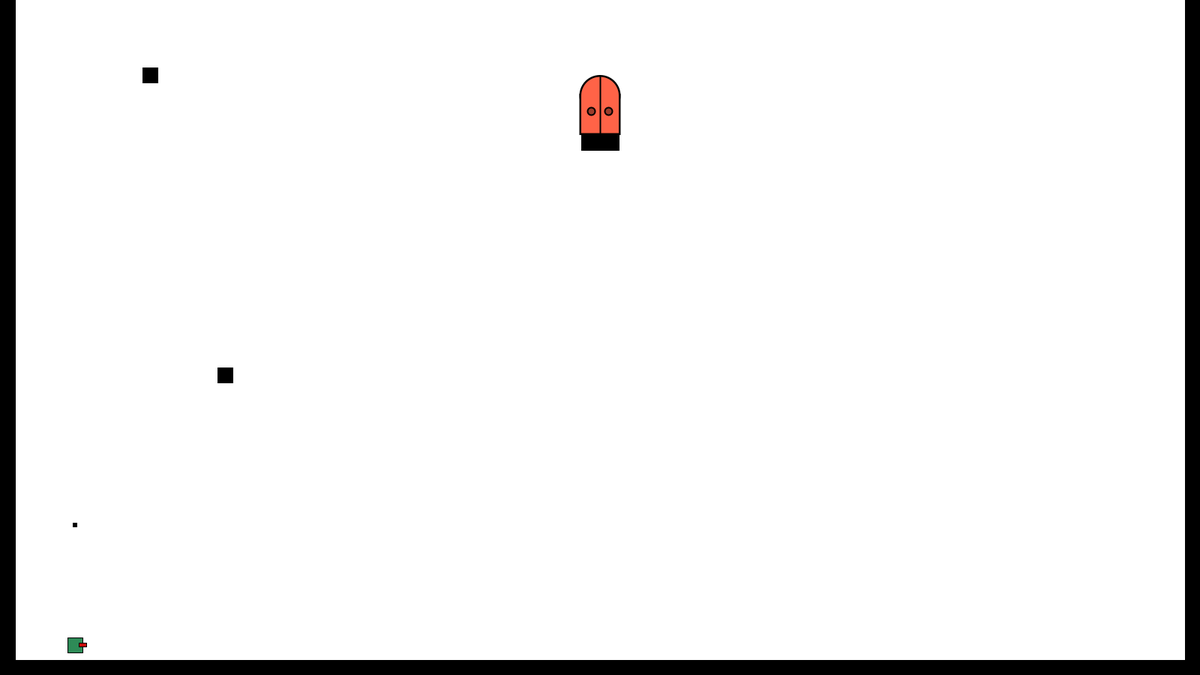
Frame 1 (no input)
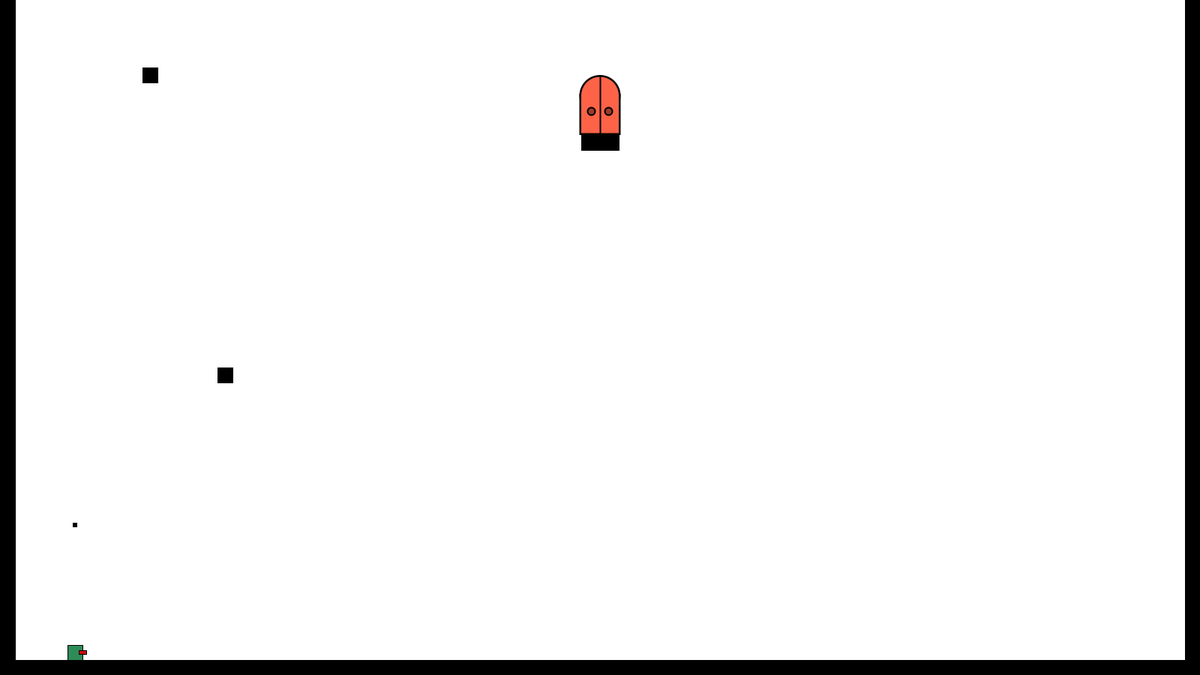
Frame 60 (the mouse pressed at the canvas centre just before this capture)
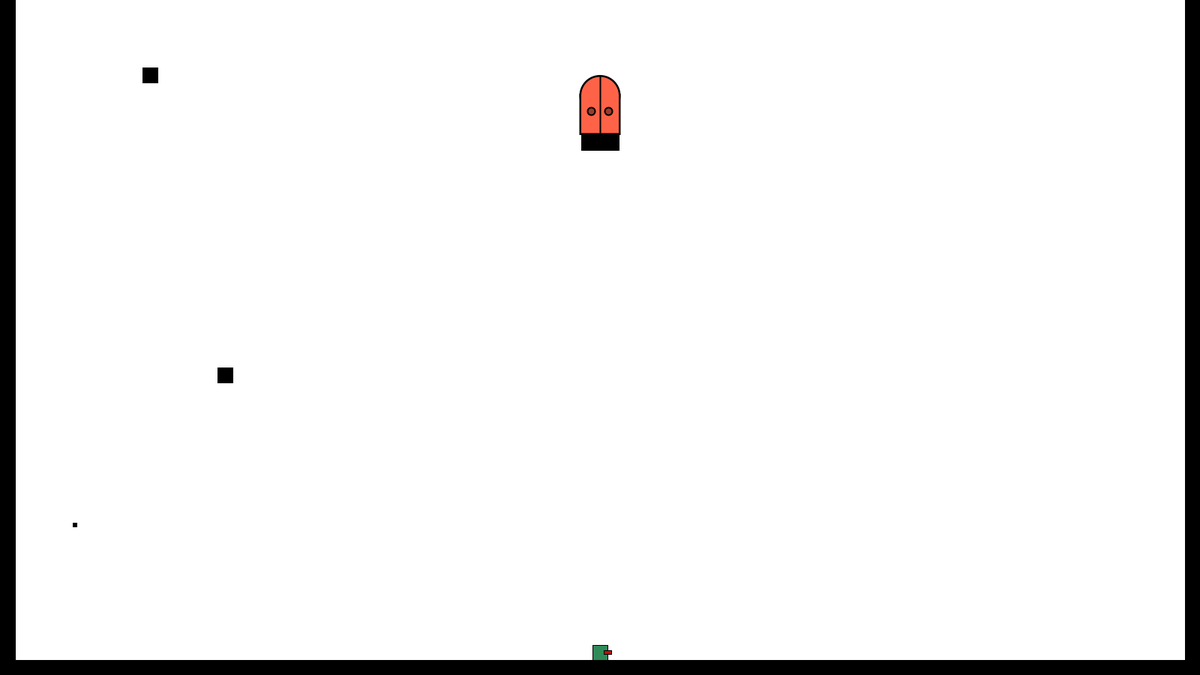
Frame 120 (the mouse held since frame 60 and released just before this capture)

The Processing sketch that drew these frames (run headless with seeded random() and noise(); from frame 60 on, the mouse is pressed at the canvas centre):

// Processing sketch: ActionGame
// ── ActionGame.pde
float centiWidth, centiHeight;

float playerPosX;
float playerPosY;
float playerScaleX = 20;
float playerScaleY = 20;
float playerScaleY_default = 20;
float playerScaleY_down = 10;

float speed = 5.0;

boolean cannotMove = false;

float jumpPower;
boolean isJumping = true;
boolean isSecondJumping = false;
float gravity = 9.8;

float defaultAttackSpeed = 50.0;
float attackSpeed;
int attackCount;
int attackCountSpan = 10;

boolean leftMove = false;
boolean rightMove = false;
boolean upMove = false;
boolean downMove = false;
boolean jumpMove = false;
boolean attackMove = false;
boolean secondJumpMove = false;

boolean isRighting = true;

Scene scene01;
Scene scene02;
Scene scene03;

MoveNeedle mn01;
MoveNeedle mn02;

Scene nowScene;

float spawnPosX, spawnPosY;
Scene spawnScene;

boolean debugMode = false;

final float TARGET_FPS = 60.0f;
final float FRAME_TIME = 1000.0f / TARGET_FPS;
int lastUpdateTime = 0;
float elapsedTime = 0.0f;

void setup() {
  //size(1728, 972);
  size(1600, 900);
  centiWidth = width / 100.0;
  centiHeight = height / 100.0;

  background(255);

  rectMode(CENTER);
  ellipseMode(CENTER);
  textAlign(CENTER, CENTER);

  playerPosX = 50;
  playerPosY = centiHeight * 80;

  scene01 = new Scene("Stage01");
  scene02 = new Scene("Stage02");
  scene03 = new Scene("Stage03");

  scene01.addBlock(new Block(width/2, height-10, width, 20));
  scene01.addBlock(new Block(10, height/2, 20, height));
  scene01.addBlock(new Block(width - 10, height/2, 20, height));

  //scene01.addBlock(new Block(340, 855, 50, 50));

  //scene01.addBlock(new Block(1320, 855, 50, 50));

  for (int i = 0; i < 3; i++) {
    scene01.addBlock(new Block(340 + i * 150, 855 - i * 50, 150, 50));
  }
  for (int i = 0; i < 3; i++) {
    scene01.addBlock(new Block(740 + i * 50, 655 - i * 150, 50, 150));
  }

  scene01.addBlock(new Block(915, 305, 100, 50));

  for (int i = 0; i < 5; i++) {
    scene01.addBlock(new Block(990 + i * 100, 275 + i * 100, 50, 50));
  }

  for (int i = 0; i < 33; i++) {
    scene01.addNeedle(new Needle(430 + i * 30, 860, 20, 20));
  }
  scene01.addDoor(new Door(1500, 840, 50, 50, scene02));

  scene01.addSave(new Save(920, 265, 30, 30));
  scene01.addBlock(new Block(950, 265, 30, 30));

  scene01.addBlock(new Block(100, 800, 20, 20));
  scene01.addBlock(new Block(120, 800, 20, 20));
  scene01.addBlock(new Block(140, 800, 20, 20));
  scene01.addBlock(new Block(100, 780, 20, 20));
  scene01.addBlock(new Block(140, 780, 20, 20));

  mn01 = new MoveNeedle(890, 405, 20, 20, 90, 400, 60);
  mn01.setTrap(740, 405, 50, 50, scene01);
  scene01.addMoveNeedle(mn01);

  mn01 = new MoveNeedle(1420, 860, 20, 20, 1420, 630, 20);
  mn01.setTrap(1342, 525, 50, 50, scene01);
  scene01.addMoveNeedle(mn01);

  scene02.addBlock(new Block(width/2, height-10, width, 20));
  scene02.addBlock(new Block(10, height/2, 20, height));
  scene02.addBlock(new Block(width - 10, height/2, 20, height));

  //scene02.addBlock(new Block(500, 135, 100, 20));

  scene02.addDoor(new Door(1500, 840, 50, 50, scene01));

  scene02.addBlock(new Block(1100, 500, 20, 800));

  scene02.addBlock(new Block(1160, 710, 100, 20));
  scene02.addBlock(new Block(1260, 560, 100, 20));
  scene02.addBlock(new Block(1160, 410, 100, 20));
  scene02.addBlock(new Block(1260, 260, 100, 20));
  scene02.addBlock(new Block(1160, 140, 100, 20));

  scene02.addSave(new Save(1125, 115, 30, 30));
  scene02.addSave(new Save(225, 765, 30, 30));

  scene02.addBlock(new Block(1060, -11, 300, 20));

  scene02.addBlock(new Block(900, 400, 20, 800));

  scene02.addBlock(new Block(540, 790, 700, 20));

  scene02.addBlock(new Block(200, 430, 20, 700));

  scene02.addBlock(new Block(40, 700, 40, 40));
  scene02.addBlock(new Block(105, 550, 40, 40));
  scene02.addBlock(new Block(170, 400, 40, 40));
  scene02.addBlock(new Block(40, 250, 40, 40));
  scene02.addBlock(new Block(170, 100, 40, 40));

  scene02.addNeedle(new Needle(40, 735, 20, 20));
  scene02.addNeedle(new Needle(105, 585, 20, 20));
  scene02.addNeedle(new Needle(170, 435, 20, 20));
  scene02.addNeedle(new Needle(40, 285, 20, 20));
  scene02.addNeedle(new Needle(170, 135, 20, 20));

  scene02.addBlock(new Block(790, 90, 200, 20));

  scene02.addBlock(new Block(700, 400, 20, 600));

  scene02.addBlock(new Block(800, 690, 50, 20));
  scene02.addBlock(new Block(800, 590, 50, 20));
  scene02.addBlock(new Block(800, 490, 50, 20));
  scene02.addBlock(new Block(800, 390, 50, 20));
  scene02.addBlock(new Block(800, 290, 50, 20));
  scene02.addBlock(new Block(800, 190, 50, 20));

  scene02.addDoor(new Door(800, 140, 50, 50, scene03));

  for (int i = 0; i < 24; i++) {
    mn02 = new MoveNeedle(220 + i * 20, 90, 20, 20, 220 + i * 20, 1000, 60);
    mn02.setButton(865, 55, 50, 50, scene02);
    scene02.addMoveNeedle(mn02);
  }

  for (int i = 0; i < 24; i++) {
    mn02 = new MoveNeedle(220 + i * 20, 910, 20, 20, 220 + i * 20, 10, 60);
    mn02.setTrap(450, 125, 480, 50, scene02);
    scene02.addMoveNeedle(mn02);
  }

  for (int i = -1; i < 3; i++) {
    mn02 = new MoveNeedle(900, 650 - i * 20, 20, 20, 800, 650 - i * 20, 20);
    mn02.setTrap(742.5, 690, 65, 20, scene02);
    scene02.addMoveNeedle(mn02);
  }
  for (int i = -1; i < 3; i++) {
    mn02 = new MoveNeedle(700, 550 - i * 20, 20, 20, 800, 550 - i * 20, 20);
    mn02.setTrap(858, 590, 65, 20, scene02);
    scene02.addMoveNeedle(mn02);
  }
  for (int i = -1; i < 3; i++) {
    mn02 = new MoveNeedle(900, 450 - i * 20, 20, 20, 800, 450 - i * 20, 20);
    mn02.setTrap(742.5, 490, 65, 20, scene02);
    scene02.addMoveNeedle(mn02);
  }
  for (int i = -1; i < 3; i++) {
    mn02 = new MoveNeedle(700, 350 - i * 20, 20, 20, 800, 350 - i * 20, 20);
    mn02.setTrap(858, 390, 65, 20, scene02);
    scene02.addMoveNeedle(mn02);
  }
  for (int i = -1; i < 3; i++) {
    mn02 = new MoveNeedle(900, 250 - i * 20, 20, 20, 800, 250 - i * 20, 20);
    mn02.setTrap(742.5, 290, 65, 20, scene02);
    scene02.addMoveNeedle(mn02);
  }
  for (int i = -1; i < 3; i++) {
    mn02 = new MoveNeedle(700, 150 - i * 20, 20, 20, 800, 150 - i * 20, 20);
    mn02.setTrap(742.5, 190, 65, 20, scene02);
    scene02.addMoveNeedle(mn02);
  }

  for (int i = 0; i < 12; i++) {
    mn02 = new MoveNeedle(1080, 790 - i * 59, 20, 20, 920, 790 - i * 59, 15);
    mn02.setTrap(1000, 790 - i * 59, 180, 20, scene02);
    scene02.addMoveNeedle(mn02);
  }
  for (int i = 0; i < 12; i++) {
    mn02 = new MoveNeedle(920, 790 - i * 59, 20, 20, 1080, 790 - i * 59, 15);
    mn02.setTrap(1000, 790 - i * 59, 180, 20, scene02);
    scene02.addMoveNeedle(mn02);
  }

  for (int i = 0; i < 8; i++) {
    mn02 = new MoveNeedle(30 + i * 22, 890, 20, 20, 30 + i * 21, 135, 240);
    mn02.setTrap(105, 660, 170, 40, scene02);
    scene02.addMoveNeedle(mn02);
  }

  for (int i = 0; i < 15; i++) {
    if (i < 13) {
      mn02 = new MoveNeedle(900 - i * 50, 810, 20, 20, 900 - i * 50, 1000, 60);
    } else {
      mn02 = new MoveNeedle(900 - i * 50, 810, 20, 20, 900 - i * 50, 1000, 20);
    }
    mn02.setTrap(900 - i * 50, 840, 30, 60, scene02);
    scene02.addMoveNeedle(mn02);
  }

  //scene02.addBoss(new Boss(600, 750, 100, 200));

  //scene02.addNeedle(new Needle(255, 860, 20, 20));

  scene03.addBlock(new Block(width/2, height-10, width, 20));
  scene03.addBlock(new Block(10, height/2, 20, height));
  scene03.addBlock(new Block(width - 10, height/2, 20, height));

  scene03.addBlock(new Block(100, 700, 5, 5));
  scene03.addBlock(new Block(200, 100, 20, 20));
  scene03.addBlock(new Block(300, 500, 20, 20));

  scene03.addBlock(new Block(800, 190, 50, 20));
  scene03.addDoor(new Door(800, 140, 50, 50, scene02));


  playerPosX = 100;
  playerPosY = 860;
  nowScene = scene03;

  spawnPosX = playerPosX;
  spawnPosY = playerPosY;
  spawnScene = nowScene;


  for (int i = 0; i < 360; i++) {
    println(i  + " : " + sin(i/180.0 * PI));
  }
}

void draw() {
  background(255);

  int curTime = millis();
  elapsedTime += curTime - lastUpdateTime;
  lastUpdateTime = curTime;

  nowScene.update();

  PlayerMove();
  PlayerDisplay();

  displayDebug();
}

void PlayerMove() {
  if (cannotMove == false) {
    if (jumpMove == true)
    {
      if (isJumping == false) {
        jumpPower = 12.0;
        isJumping = true;
      }
    }

    jumpPower -= gravity * 0.05;

    if (jumpMove == false && jumpPower > 0) {
      jumpPower *= 0.45;
    }

    playerPosY += -jumpPower;

    for (Block b : nowScene.blocks) {
      if (abs(playerPosX - b.posX) < playerScaleX/2 + b.scaleX/2
        && abs(playerPosY - b.posY) < playerScaleY/2 + b.scaleY/2) {
        if (jumpPower >= 0) {
          // 頭がぶつかったとき
          playerPosY = b.posY + b.scaleY/2 + playerScaleY/2;
          jumpPower = 0;
        } else {
          // 地面に着地した時
          playerPosY = b.posY - b.scaleY/2 - playerScaleY/2;
          jumpPower = 0;
          isJumping = false;
          isSecondJumping = false;
          secondJumpMove = false;
        }
      }
    }

    // 二段ジャンプ
    if (isJumping == true && jumpPower <= 0) {
      secondJumpMove = true;
    }
    if (jumpMove == true && isJumping == true 
      && secondJumpMove == true && isSecondJumping == false) {
      jumpPower = 10.0;
      isSecondJumping = true;
    }

    if (jumpPower < 0) {
      isJumping = true;
    }

    if (rightMove == true && leftMove == false) {
      playerPosX += speed;
      for (Block b : nowScene.blocks) {
        if (abs(playerPosX - b.posX) < playerScaleX/2 + b.scaleX/2
          && abs(playerPosY - b.posY) < playerScaleY/2 + b.scaleY/2) {
          playerPosX = b.posX - b.scaleX/2 - playerScaleX/2;
        }
      }
      isRighting = true;
    }
    if (leftMove == true && rightMove == false) {
      playerPosX -= speed;
      for (Block b : nowScene.blocks) {
        if (abs(playerPosX - b.posX) < playerScaleX/2 + b.scaleX/2
          && abs(playerPosY - b.posY) < playerScaleY/2 + b.scaleY/2) {
          playerPosX = b.posX + b.scaleX/2 + playerScaleX/2;
        }
      }
      isRighting = false;
    }

    // しゃがみ処理
    if (downMove == true) {
      speed = 1.0;
      attackSpeed = defaultAttackSpeed;
      if (playerScaleY != playerScaleY_down) {
        playerPosY += playerScaleY_down/2.0;
      }
      playerScaleY = playerScaleY_down;
    } else {
      speed = 5.0;
      attackSpeed = defaultAttackSpeed/2.0;
      if (playerScaleY != playerScaleY_default) {
        playerPosY -= playerScaleY_down/2.0;
      }
      playerScaleY = playerScaleY_default;
    }
  }

  // 攻撃処理
  attackCount--;

  if (cannotMove == false) {
    if (attackMove == true && attackCount <= 0) {
      if (isRighting) {
        nowScene.addShot(new Shot(playerPosX, playerPosY, 10, playerScaleY/2.0, attackSpeed, 1));
      } else {
        nowScene.addShot(new Shot(playerPosX, playerPosY, 10, playerScaleY/2.0, attackSpeed, -1));
      }

      attackCount = attackCountSpan;
    }
  }
}

void PlayerDisplay() {
  stroke(0);
  strokeWeight(1);
  fill(46, 139, 87);
  rect(playerPosX, playerPosY, playerScaleX, playerScaleY);

  if (isRighting == true) {
    fill(200, 10, 10);
    rect(playerPosX + playerScaleX/2.0, playerPosY, playerScaleX/2.0, playerScaleY/4.0);
  } else {
    fill(200, 10, 10);
    rect(playerPosX - playerScaleX/2.0, playerPosY, playerScaleX/2.0, playerScaleY/4.0);
  }
}

void flagReset() {
  playerPosX = spawnPosX;
  playerPosY = spawnPosY;
  nowScene = spawnScene;

  jumpPower = 0;
  isSecondJumping = false;

  Scene[] scenes = new Scene[]{scene01, scene02, scene03};

  for (Scene s : scenes) {
    for (MoveNeedle mn : s.moveNeedles) {
      mn.lerpCount = 0;
      mn.move();
    }
    for (ButtonBlock bb : s.buttonBlocks) {
      bb.action = false;
    }
  }
}

void displayDebug() {
  if (debugMode == true) {
    fill(0);
    textSize(30);
    textAlign(LEFT, TOP);
    text("FPS : " + round(frameRate), 70 * centiWidth, 5 * centiHeight);
    text("P   : {" + round(playerPosX) + ", "+ round(playerPosY) + ", " + 0 + "}", 70 * centiWidth, 10 * centiHeight);
  }
}

void keyPressed() {
  if (keyCode == UP || keyCode == 87) {
    upMove = true;
  }
  if (keyCode == DOWN || keyCode == 83) {
    downMove = true;
  }
  if (keyCode == LEFT || keyCode == 65) {
    leftMove = true;
  }
  if (keyCode == RIGHT || keyCode == 68) {
    rightMove = true;
  }
  if (keyCode == SHIFT) {
    jumpMove = true;
  }
  if (keyCode == CONTROL) {
    attackMove = true;
  }

  if (keyCode == 114) {
    debugMode = !debugMode;
  }

  if (key == 'r' || key == 'R') {
    flagReset();
  }
}

void keyReleased() {
  if (keyCode == UP || keyCode == 87) {
    upMove = false;
  }
  if (keyCode == DOWN || keyCode == 83) {
    downMove = false;
  }
  if (keyCode == LEFT || keyCode == 65) {
    leftMove = false;
  }
  if (keyCode == RIGHT || keyCode == 68) {
    rightMove = false;
  }
  if (keyCode == SHIFT) {
    jumpMove = false;
  }
  if (keyCode == CONTROL) {
    attackMove = false;
    attackCount = 0;
  }
}

void mousePressed() {
  println("mouse = (" + mouseX + ", " + mouseY+ ")");
  playerPosX = mouseX;
  playerPosY = mouseY;
}

// ── Block.pde
class Block {
  float posX, posY;
  float scaleX, scaleY;

  Block(float _posX, float _posY, float _scaleX, float _scaleY) {
    posX = _posX;
    posY = _posY;
    scaleX = _scaleX;
    scaleY = _scaleY;
  }

  void update() {
    strokeWeight(1);
    fill(0);
    rect(posX, posY, scaleX, scaleY);
  }
}

// ── Boss.pde
class Boss {
  float posX, posY;
  float scaleX, scaleY;

  int hp = 10;
  int maxHp = 10;
  boolean del = false;

  Boss(float _posX, float _posY, float _scaleX, float _scaleY) {
    posX = _posX;
    posY = _posY;
    scaleX = _scaleX;
    scaleY = _scaleY;
  }

  void update() {
    display();
  }

  void display() {
    // ボス本体
    stroke(0);
    strokeWeight(5);
    fill(100, 0, 0);
    rect(posX, posY, scaleX, scaleY);

    // HPゲージ
    rectMode(CENTER);
    stroke(0);
    strokeWeight(1);
    fill(255, 0);
    rect(width/2.0, 5 * centiHeight, 80 * centiWidth, 5 * centiHeight);

    rectMode(CORNER);
    fill(255, 0, 0, 150);
    rect(10 * centiWidth, 2.5 * centiHeight, (hp / (float)maxHp) * 80 * centiWidth, 5 * centiHeight);
    rectMode(CENTER);
  }

  void damage() {
    hp--;
    if (hp <= 0) {
      del = true;
    }
  }
}

// ── ButtonBlock.pde
class ButtonBlock {
  float posX, posY;
  float scaleX, scaleY;

  boolean action = false;

  boolean isTrap = false;

  ButtonBlock(float _posX, float _posY, float _scaleX, float _scaleY) {
    posX = _posX;
    posY = _posY;
    scaleX = _scaleX;
    scaleY = _scaleY;
  }

  void update() {
    action();
  }

  void display(color _col) {
    if (isTrap == false) {
      stroke(0);
      strokeWeight(1);
      fill(180);
      rect(posX, posY, scaleX, scaleY);
      fill(_col);
      rect(posX, posY, scaleX/2.0, scaleY/2.0);
    } else {
      stroke(0, 100);
      strokeWeight(1);
      noStroke();
      noFill();
      rect(posX, posY, scaleX, scaleY);
    }
  }

  void action() {
    if (action == false) {
      if (abs(posX - playerPosX) < scaleX/2.0 + playerScaleX/2.0
        && abs(posY - playerPosY) < scaleY/2.0 + playerScaleY/2.0) {
        action = true;
        println("Push");
      }
    }

    if (action == false) {
      display(color(255, 0, 0));
    }
    if (action == true) {
      display(color(255, 0, 0, 50));
    }
  }

  void OnCollider() {
    if (action == false) {
      action = true;
      println("Push");
    }
  }
}

// ── Debris.pde
class Debris {
  float[] posX, posY;
  float scaleX, scaleY;
  float speed;
  float[] vecX, vecY;
  
  int num = 5;

  boolean del = false;
  int delCount;

  Debris(float _posX, float _posY, float _scaleX, float _scaleY, int _vec) {
    posX = new float[num];
    posY = new float[num];
    vecX = new float[num];
    vecY = new float[num];
    for (int i = 0; i < num; i++) {
      posX[i] = _posX;
      posY[i] = _posY;

      if (_vec == 1) {
        float rand = random(90, 270);
        vecX[i] = cos(rand * PI / 180.0);
        vecY[i] = sin(rand * PI / 180.0);
      } else {
        float rand = random(270, 450);
        vecX[i] = cos(rand * PI / 180.0);
        vecY[i] = sin(rand * PI / 180.0);
      }
    }

    scaleX = _scaleX;
    scaleY = _scaleY;
    speed = 1.0;
  }

  void update() {
    move();
    display();
    checkDelete();
  }

  void move() {
    for (int i = 0; i < num; i++) {
      posX[i] += vecX[i] * speed;
      posY[i] += vecY[i] * speed;
      vecY[i] += 9.8 * 0.01;
    }
  }

  void display() {
    fill(100, 100, 200);
    stroke(0);
    strokeWeight(1);
    for (int i = 0; i < num; i++) {
      rect(posX[i], posY[i], scaleX, scaleY);
    }
  }

  void checkDelete() {
    delCount++;
    if (delCount > 180) {
      del = true;
    }
  }
}

// ── Door.pde
class Door {
  float posX, posY;
  float scaleX, scaleY;

  Scene nextScene;

  // シーン遷移前用変数
  boolean isChanging;
  int changingCount = 60;
  int changingCountSpan = 60;

  int debug;

  Door(float _posX, float _posY, float _scaleX, float _scaleY) {
    posX = _posX;
    posY = _posY;
    scaleX = _scaleX;
    scaleY = _scaleY;
  }

  Door(float _posX, float _posY, float _scaleX, float _scaleY, Scene _nextScene) {
    posX = _posX;
    posY = _posY;
    scaleX = _scaleX;
    scaleY = _scaleY;
    nextScene = _nextScene;
  }

  void update() {
    display();
    action();
    actChanging();
  }

  void display() {
    // 上側の外線用円
    noStroke();
    fill(0);
    ellipse(posX, posY - scaleY/4.0, scaleX + 5, scaleY + 5);

    // 下側の外線用四角
    rect(posX, posY + scaleY/4.0, scaleX + 5, scaleY + 5);

    // 上側の半円
    noStroke();
    fill(255, 99, 71);
    ellipse(posX, posY - scaleY/4.0, scaleX, scaleY);

    // 下側の四角
    rect(posX, posY + scaleY/4.0, scaleX, scaleY);

    // 切れ目の線
    stroke(0);
    strokeWeight(2);
    line(posX, posY - 3*scaleY/4.0, posX, posY + 3*scaleY/4.0);

    // ノブ
    stroke(0);
    strokeWeight(2);
    fill(0, 100);
    ellipse(posX - scaleX/4.5, posY + scaleY/6.0, scaleX/5.0, scaleY/5.0);
    ellipse(posX + scaleX/4.5, posY + scaleY/6.0, scaleX/5.0, scaleY/5.0);
  }

  void action() {
    if (upMove == true && isJumping == false && !cannotMove) {
      if (abs(playerPosX - posX) < playerScaleX/4 + scaleX/4
        && abs(playerPosY - posY) < playerScaleY/2 + scaleY/2) {
        // ドアに入る処理
        isChanging = true;
      }
    }
  }

  void actChanging() {
    if (isChanging == true) {
      cannotMove = true;
      changingCount--;

      noStroke();
      fill(0, (changingCountSpan - changingCount) / (float)changingCountSpan * 255);
      rect(width/2, height/2, width, height);

      if (changingCount <= 0) {
        nowScene = nextScene;
        nowScene.isChanging = true;
        isChanging = false;
        changingCount = changingCountSpan;
        //cannotMove = false;
        return;
      }
    }
  }

  void setScene(Scene _nextScene) {
    nextScene = _nextScene;
  }
}

// ── Needle.pde
class Needle {
  float posX, posY;
  float scaleX, scaleY;
  float strokeSize;

  float angleX_45, angleX_135, angleX_225, angleX_315;
  float angleY_45, angleY_135, angleY_225, angleY_315;

  Needle(float _posX, float _posY, float _scaleX, float _scaleY) {
    posX = _posX;
    posY = _posY;
    scaleX = _scaleX;
    scaleY = _scaleY;

    angleX_45 = (scaleX/2.0)*cos(1.0*PI/4.0);
    angleX_135 = (scaleX/2.0)*cos(3.0*PI/4.0);
    angleX_225 = (scaleX/2.0)*cos(5.0*PI/4.0);
    angleX_315 = (scaleX/2.0)*cos(7.0*PI/4.0);

    angleY_45 = (scaleY/2.0)*sin(1.0*PI/4.0);
    angleY_135 = (scaleY/2.0)*sin(3.0*PI/4.0);
    angleY_225 = (scaleY/2.0)*sin(5.0*PI/4.0);
    angleY_315 = (scaleY/2.0)*sin(7.0*PI/4.0);
  }

  void update() {
    display();
    action();
  }

  void display() {
    stroke(220, 20, 60);
    strokeWeight(2.0);
    line(posX, posY - scaleY/2.0, posX, posY + scaleY/2.0);
    line(posX - scaleX/2.0, posY, posX + scaleX/2.0, posY);
    line(posX + angleX_45, posY + angleY_45, posX + angleX_225, posY + angleY_225);
    line(posX + angleX_135, posY + angleY_135, posX + angleX_315, posY +angleY_315);

    fill(220, 20, 60);
    noStroke();
    ellipse(posX, posY, scaleX/1.4, scaleY/1.4);
  }

  void action() {
    if (abs(playerPosX - posX) < playerScaleX/2 + scaleX/2
      && abs(playerPosY - posY) < playerScaleY/2 + scaleY/2) {
      flagReset();
    }
  }
}

class MoveNeedle extends Needle {
  float startPosX, startPosY;
  float endPosX, endPosY;
  int lerpCount;
  int lerpCountSpan;

  ButtonBlock bb;

  MoveNeedle(float _startPosX, float _startPosY, float _scaleX, float _scaleY, 
    float _endPosX, float _endPosY, int _lerpCountSpan)
  {  
    super(_startPosX, _startPosY, _scaleX, _scaleY);

    startPosX = _startPosX;
    startPosY = _startPosY;
    endPosX = _endPosX;
    endPosY = _endPosY;
    lerpCountSpan = _lerpCountSpan;
  }

  void setTrap(float _buttonPosX, float _buttonPosY, float _buttonScaleX, float _buttonScaleY, Scene _scene) {
    bb = new ButtonBlock(_buttonPosX, _buttonPosY, _buttonScaleX, _buttonScaleY);
    bb.isTrap = true;

    _scene.addButtonBlock(bb);
  }
  void setButton(float _buttonPosX, float _buttonPosY, float _buttonScaleX, float _buttonScaleY, Scene _scene) {
    bb = new ButtonBlock(_buttonPosX, _buttonPosY, _buttonScaleX, _buttonScaleY);

    _scene.addButtonBlock(bb);
  }

  void update() {
    if (bb.action == true && lerpCount <= lerpCountSpan) {
      move();
    }
    super.update();
  }

  void move() {
    posX = (1.0 - lerpCount / (float)lerpCountSpan) * startPosX + (lerpCount / (float)lerpCountSpan) * endPosX;
    posY = (1.0 - lerpCount / (float)lerpCountSpan) * startPosY + (lerpCount / (float)lerpCountSpan) * endPosY;

    lerpCount++;
  }
}

// ── Save.pde
class Save {
  float posX, posY;
  float scaleX, scaleY;

  boolean action = false;
  int actionCount = 60;
  int actionCountSpan = 60;

  Save(float _posX, float _posY, float _scaleX, float _scaleY) {
    posX = _posX;
    posY = _posY;
    scaleX = _scaleX;
    scaleY = _scaleY;
  }

  void update() {
    action();
  }

  void display(color _color, color _texColor) {
    fill(_color);
    stroke(0);
    strokeWeight(2);
    rect(posX, posY, scaleX, scaleY);

    fill(_texColor);
    textAlign(CENTER, CENTER);
    textSize(20);
    text("S", posX, posY);
  }

  void action() {
    /*
    if (action == false) {
     display(color(255, 215, 0), 0);
     
     for (Shot s : nowScene.shots) {
     if (abs(posX - s.colPosX) < scaleX/2.0 + s.colScaleX/2.0
     && abs(posY - s.posY) < scaleY/2.0 + s.scaleY/2.0) {
     action = true;
     spawnPosX = playerPosX;
     spawnPosY = playerPosY;
     spawnScene = nowScene;
     }
     }
     
     if (abs(posX - playerPosX) < scaleX/2.0 + playerScaleX/2.0
     && abs(posY - playerPosY) < scaleY/2.0 + playerScaleY/2.0) {
     action = true;
     spawnPosX = playerPosX;
     spawnPosY = playerPosY;
     spawnScene = nowScene;
     }
     }
     if (action == true) {
     display(color(65, 105, 225), 255);
     actionCount--;
     if (actionCount < 0) {
     actionCount = actionCountSpan;
     action = false;
     }
     }
     */

    if (abs(posX - playerPosX) < scaleX/2.0 + playerScaleX/2.0
      && abs(posY - playerPosY) < scaleY/2.0 + playerScaleY/2.0) {
      OnCollider();
    }

    if (action == false) {
      display(color(255, 215, 0), 0);
    }
    if (action == true) {
      display(color(65, 105, 225), 255);
      actionCount--;
      if (actionCount < 0) {
        actionCount = actionCountSpan;
        action = false;
      }
    }
  }

  void OnCollider() {
    action = true;
    spawnPosX = playerPosX;
    spawnPosY = playerPosY;
    spawnScene = nowScene;
    actionCount = actionCountSpan;
  }
}

// ── Scene.pde
class Scene {
  String sceneName = "hoge";

  ArrayList<Block> blocks;
  ArrayList<Door> doors;
  ArrayList<Needle> needles;
  ArrayList<MoveNeedle> moveNeedles;
  ArrayList<Save> saves;
  ArrayList<ButtonBlock> buttonBlocks;

  ArrayList<Shot> shots;
  ArrayList<Debris> debris;
  ArrayList<Boss> bosses;

  // シーン遷移後用変数
  boolean isChanging = false;
  int changingCount = 60;
  int changingCountSpan = 60;

  Scene(String _sceneName) {
    sceneName = _sceneName;

    blocks = new ArrayList<Block>();
    doors = new ArrayList<Door>();
    needles = new ArrayList<Needle>();
    moveNeedles = new ArrayList<MoveNeedle>();
    saves = new ArrayList<Save>();
    buttonBlocks = new ArrayList<ButtonBlock>();

    shots = new ArrayList<Shot>();
    debris = new ArrayList<Debris>();
    bosses = new ArrayList<Boss>();
  }

  void update() {
    for (Block b : blocks) {
      b.update();
    }
    for (Needle n : needles) {
      n.update();
    }
    for (MoveNeedle mn : moveNeedles) {
      mn.update();
    }

    for (Save s : saves) {
      s.update();
    }
    for (ButtonBlock b : buttonBlocks) {
      b.update();
    }

    for (Boss b : bosses) {
      b.update();
    }

    for (int i = bosses.size()-1; i >= 0; i--) {
      Boss b = bosses.get(i);
      if (b.del == true) {
        bosses.remove(i);
      }
    }

    for (Shot s : shots) {
      s.update();
    }

    for (Debris d : debris) {
      d.update();
    }


    // 暗転の関係上、最後にUpdateした方が良いかも
    for (Door d : doors) {
      d.update();
    }

    for (int i = shots.size()-1; i >= 0; i--) {
      Shot s = shots.get(i);
      if (s.del == true) {
        shots.remove(i);
      }
    }

    for (int i = debris.size()-1; i >= 0; i--) {
      Debris d = debris.get(i);
      if (d.del == true) {
        debris.remove(i);
      }
    }

    actChanging();
  }

  void actChanging() {
    if (isChanging == true) {
      cannotMove = true;
      changingCount--;

      noStroke();
      fill(0, (1.0 - (changingCountSpan - changingCount) / (float)changingCountSpan) * 255.0);
      rect(width/2, height/2, width, height);

      if (changingCount <= 0) {
        isChanging = false;
        changingCount = changingCountSpan;
        cannotMove = false;
        return;
      }
    }
  }

  void addBlock(Block _block) {
    blocks.add(_block);
  }

  void addDoor(Door _door) {
    doors.add(_door);
  }

  void addNeedle(Needle _needle) {
    needles.add(_needle);
  }

  void addMoveNeedle(MoveNeedle _moveNeedle) {
    moveNeedles.add(_moveNeedle);
  }

  void addSave(Save _save) {
    saves.add(_save);
  }

  void addButtonBlock(ButtonBlock _buttonBlock) {
    buttonBlocks.add(_buttonBlock);
  }

  void addShot(Shot _shot) {
    shots.add(_shot);
  }

  void addBoss(Boss _boss) {
    bosses.add(_boss);
  }

  void addDebris(Debris _debris) {
    debris.add(_debris);
  }
}

// ── Shot.pde
class Shot {
  float posX, posY;
  float scaleX, scaleY;
  float speed;
  int vec;

  float befPosX, befPosY;
  float colPosX, colPosY;
  float colScaleX, colScaleY;

  boolean del = false;

  Shot(float _posX, float _posY, float _scaleX, float _scaleY, float _speed, int _vec) {
    posX = _posX;
    posY = _posY;
    scaleX = _scaleX;
    scaleY = _scaleY;
    speed = _speed;
    vec = _vec;

    befPosX = _posX;
    befPosY = _posY;
    colPosX = _posX;
    colPosY = _posY;
    colScaleX = _scaleX;
    colScaleY = _scaleY;
  }

  void update() {
    move();
    action();
    display();
  }

  void display() {
    stroke(0);
    strokeWeight(1);
    fill(0, 0, 200);
    rect(posX, posY, scaleX, scaleY);
  }

  void move() {
    befPosX = posX;

    posX += vec * speed;
  }

  void action() {
    colPosX = (befPosX + posX + vec * scaleX) / 2.0;
    colScaleX = abs(posX - befPosX);

    // あたり判定用

/*
    stroke(1);
    fill(255);
    rect(colPosX, posY, colScaleX, scaleY);
*/

    for (Block b : nowScene.blocks) {
      if (abs(colPosX - b.posX) < colScaleX/2.0 + b.scaleX/2.0
        && abs(posY - b.posY) < scaleY/2.0 + b.scaleY/2.0) {
        del = true;
        nowScene.addDebris(new Debris(b.posX - vec * b.scaleX / 2.0, posY, 3.0, 3.0, vec));
      }
    }

    for (Boss b : nowScene.bosses) {
      if (abs(colPosX - b.posX) < colScaleX/2.0 + b.scaleX/2.0
        && abs(posY - b.posY) < scaleY/2.0 + b.scaleY/2.0) {
        b.damage();
        del = true;
      }
    }

    for (Save s : nowScene.saves) {
      if (abs(colPosX - s.posX) < colScaleX/2.0 + s.scaleX/2.0
        && abs(posY - s.posY) < scaleY/2.0 + s.scaleY/2.0) {
        s.OnCollider();
      }
    }

    for (ButtonBlock b : nowScene.buttonBlocks) {
      if (b.isTrap == false) {
        if (abs(colPosX - b.posX) < colScaleX/2.0 + b.scaleX/2.0
          && abs(posY - b.posY) < scaleY/2.0 + b.scaleY/2.0) {
          b.OnCollider();
        }
      }
    }
  }
}
